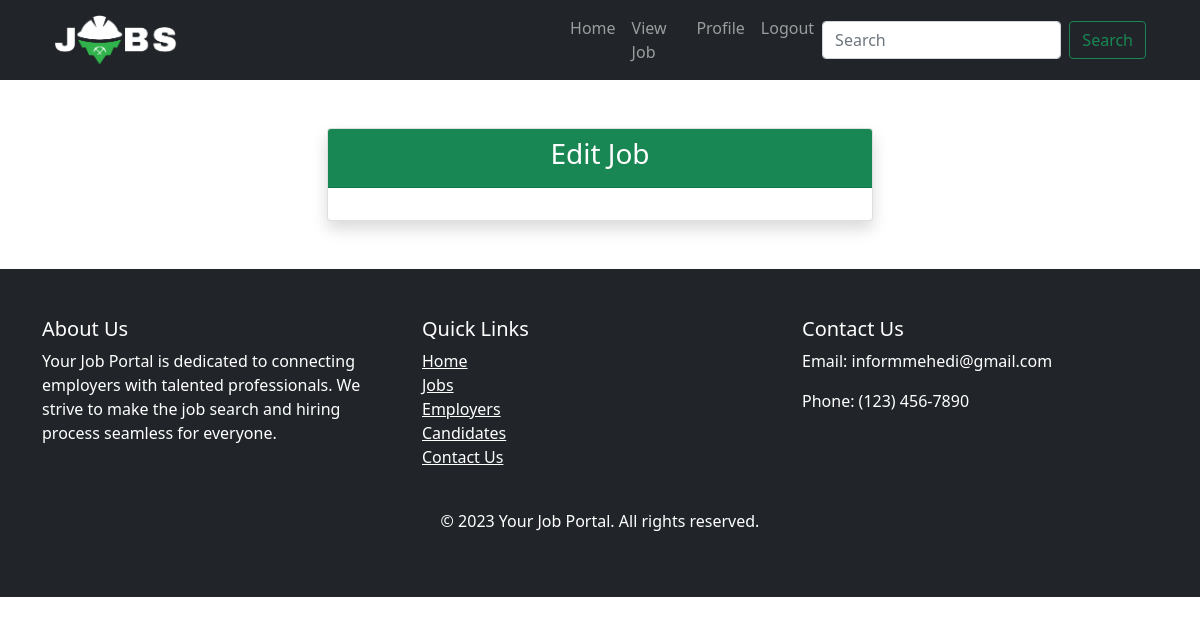
Page /editPage/8 on the earlier database version.
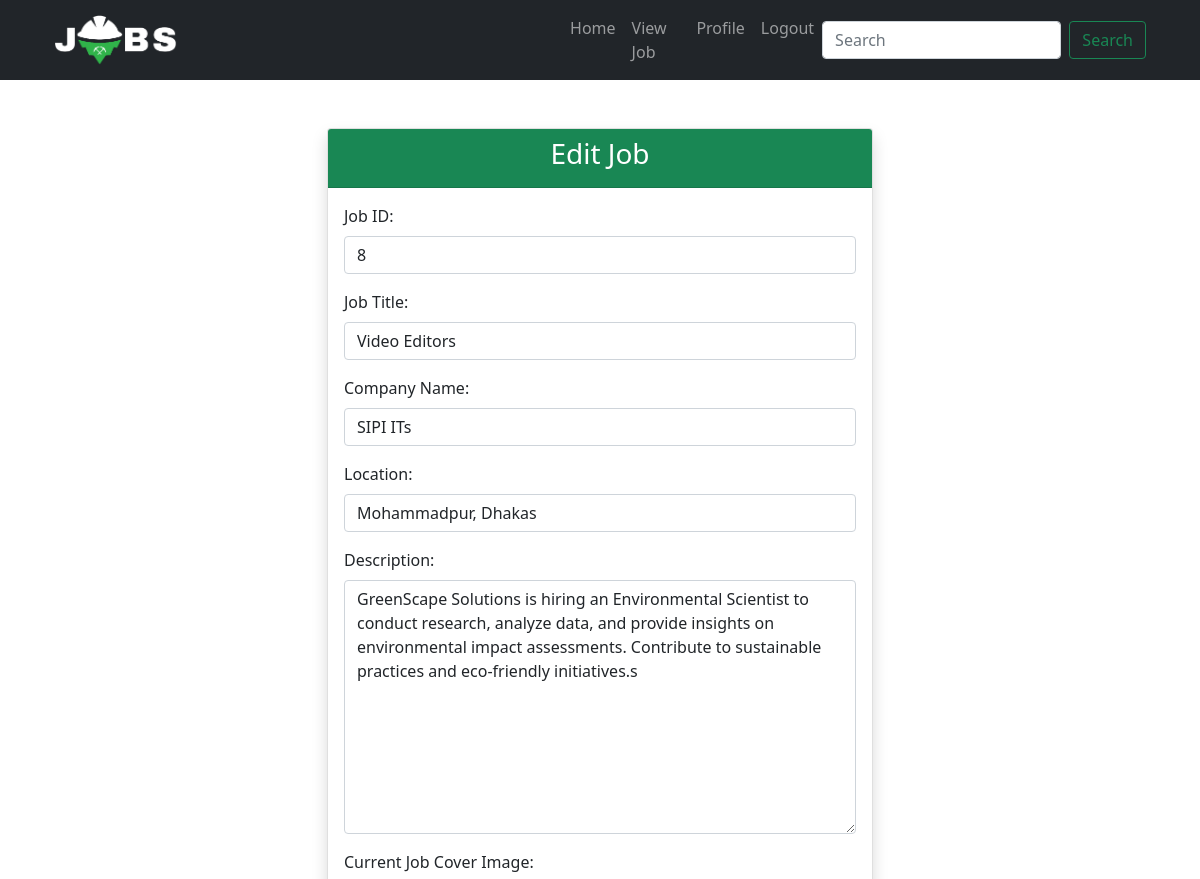
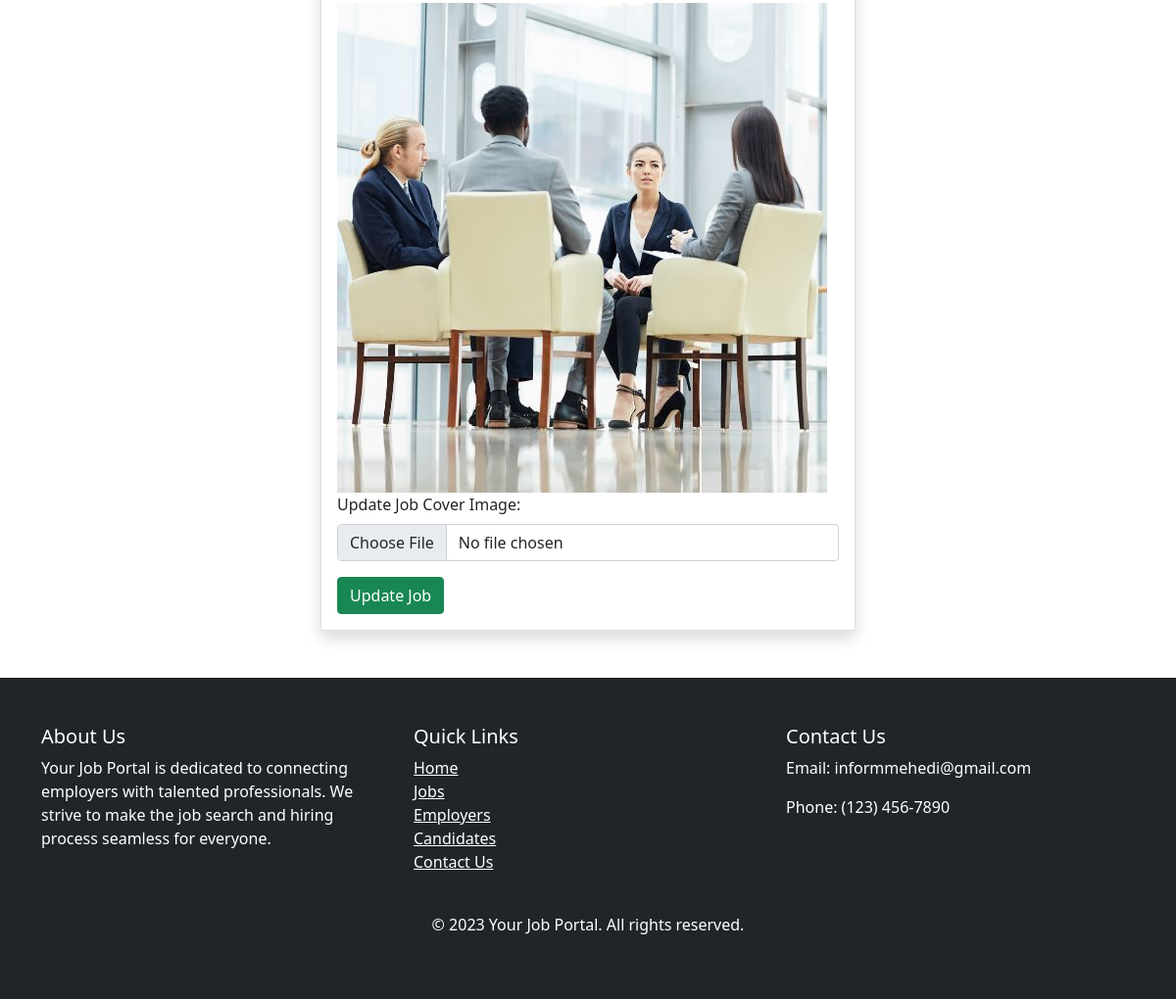
Same page on the later database version (2 pictures, top to bottom).
### jobApp/models.py (models this page shows, shortened)
class JobModel(models.Model):
    title = models.CharField(max_length=200, null=True)
    company_name = models.CharField(max_length=100, null=True)
    location = models.CharField(max_length=100, null=True)
    description = models.TextField()
    job_image = models.ImageField(upload_to='media',  blank=True, null=True)
    create_at = models.DateTimeField(auto_now_add=True, null= True)
    job_creator = models.ForeignKey(CustomUser, on_delete=models.CASCADE)

### jobApp/views.py (the view)
# urls.py: path('editPage/<str:myid>', views.editPage, name='editPage'),
def editPage(request, myid):
    job = JobModel.objects.filter(id = myid)
    return render(request, 'recruiter/editJob.html', {'job': job})

### templates/recruiter/editJob.html (shortened to what this page needs)
{% extends "base.html" %}
{% block main %}
<div class="container mt-5">
    <div class="row justify-content-center">
        <div class="col-md-6">
            <div class="card shadow">
                <div class="card-header bg-success text-white">
                    <h3 class="text-center">Edit Job</h3>
                </div>
                <div class="card-body">
                    <form action="{% url 'updatePage' %}" method="POST" enctype="multipart/form-data">
                        {% for j in job %}
                        <p>
                           <label for="id_job_title">Job ID:</label>
                           <input type="text" name="jobid" class="form-control" maxlength="100" required id="id_job_title" value='{{j.id}}'>
                        </p>
                        <p>
                           <label for="id_job_title">Job Title:</label>
                           <input type="text" name="title" class="form-control" maxlength="100" required id="id_job_title" value='{{j.title}}'>
                        </p>
                        <p>
                           <label for="id_company_name">Company Name:</label>
                           <input type="text" name="company_name" class="form-control" maxlength="100" required id="id_company_name" value='{{j.company_name}}'>
                        </p>
                        <p>
                           <label for="id_location">Location:</label>
                           <input type="text" name="location" class="form-control" maxlength="100" required id="id_location" value='{{j.location}}'>
                        </p>
                        <p>
                           <label for="id_description">Description:</label>
                           <textarea name="description" cols="40" rows="10" class="form-control" required id="id_description">{{j.description}}
                           </textarea>
                        </p>
                        <p>
                            {% if j.job_image %}
                                <label for="id_job_image">Current Job Cover Image:</label>
                                <img src="{{ j.job_image.url }}" alt="Job Cover Image" class="img-fluid">
                                <label for="id_job_image">Update Job Cover Image:</label>
                                <input type="file" name="job_image" class="form-control" accept="image/*">
                            {% else %}
                                <label for="id_job_image">Job Cover Image:</label>
                                <input type="file" name="job_image" class="form-control" accept="image/*">
                            {% endif %}
                        </p>
                        <button class='btn btn-success' type="submit">Update Job</button>
                        {% endfor %}
                     </form>
                </div>
            </div>
        </div>
    </div>
</div>
{% endblock main %}

Differences in the rows shown:
added JobModel: jobid "8", title "Video Editors", company_name "SIPI ITs", location "Mohammadpur, Dhakas", description "GreenScape Solutions is hiring an Environmental Scientist to conduct research, analyze data, and provide insights on environmental impact assessments. Contribute to sustainable practices and eco-friendly initiatives.s", job_image (picture)
